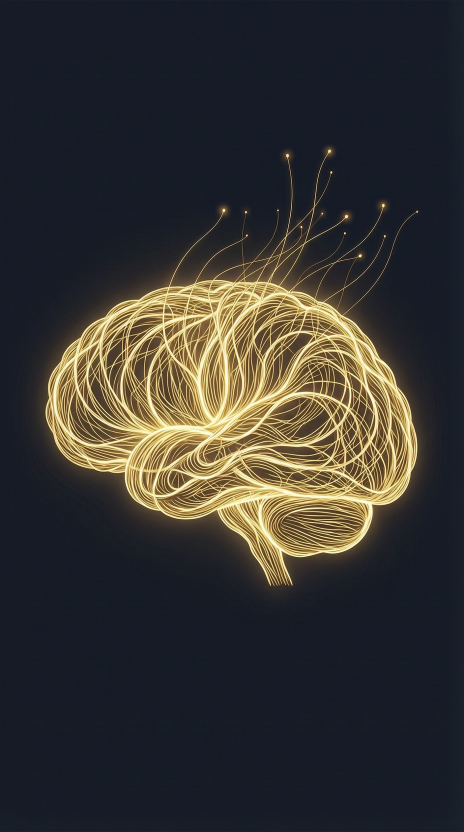
#> input picture test/11/_agent/art/klinik-a.png, 928 x 1664 px (shown at 1/2 size)
$ python make_covers.py
#> lines starting #> are read from the running program, lines starting #| are printed output that depends on the picture
"""test/11 — сборка обложек: рисунок (_agent/art/<книга>.png) → кадр 2:3 → надписи шрифтом (cover.html) → assets/img/book-<книга>-<язык>.jpg
Запуск: python make_covers.py   (нужен локальный сервер из корня site на порту PORT и Chrome; снимает shot.py)."""
import os, subprocess, sys, pathlib
from PIL import Image

ROOT = pathlib.Path(__file__).resolve().parents[1]
ART = ROOT / '_agent' / 'art'
OUT = ROOT / 'assets' / 'img'
PORT = os.environ.get('PORT', '8812')
SHOT = os.environ.get('SHOT', str(pathlib.Path(os.environ.get('TEMP', '.')) / 'shot.py'))
SRC = {'klinik': ('klinik-a.png', .42, 1.0), 'phoenix': ('phoenix.png', 0, .70), 'guilt': ('guilt.png', .42, 1.0),
       'pandemic': ('pandemic.png', .30, 1.0), 'freud': ('freud.png', .40, 1.0), 'therapy': ('therapy.png', .55, 1.0)}     # файл, доля сдвига сверху, используемая доля высоты

for book, (fn, off, keep) in SRC.items():
    im = Image.open(ART / fn).convert('RGB')
    w, h = im.size
#> w = 928; h = 1664
    if keep < 1:                                   # у рисунка внизу мусорная «надпись» модели — берём только верх и доливаем фоном
        top = im.crop((0, 0, w, round(h * keep))).resize((800, round(h * keep * 800 / w)), Image.LANCZOS)
        bg = Image.new('RGB', (800, 1200), top.getpixel((10, top.height - 4)))
        bg.paste(top, (0, 0)); im2 = bg
    else:
        ch = round(w * 1.5); y = round((h - ch) * off)
#> after `ch = round(w * 1.5)`: ch = 1392
#> after `y = round((h - ch) * off)`: y = 114
        im2 = im.crop((0, y, w, y + ch)).resize((800, 1200), Image.LANCZOS)
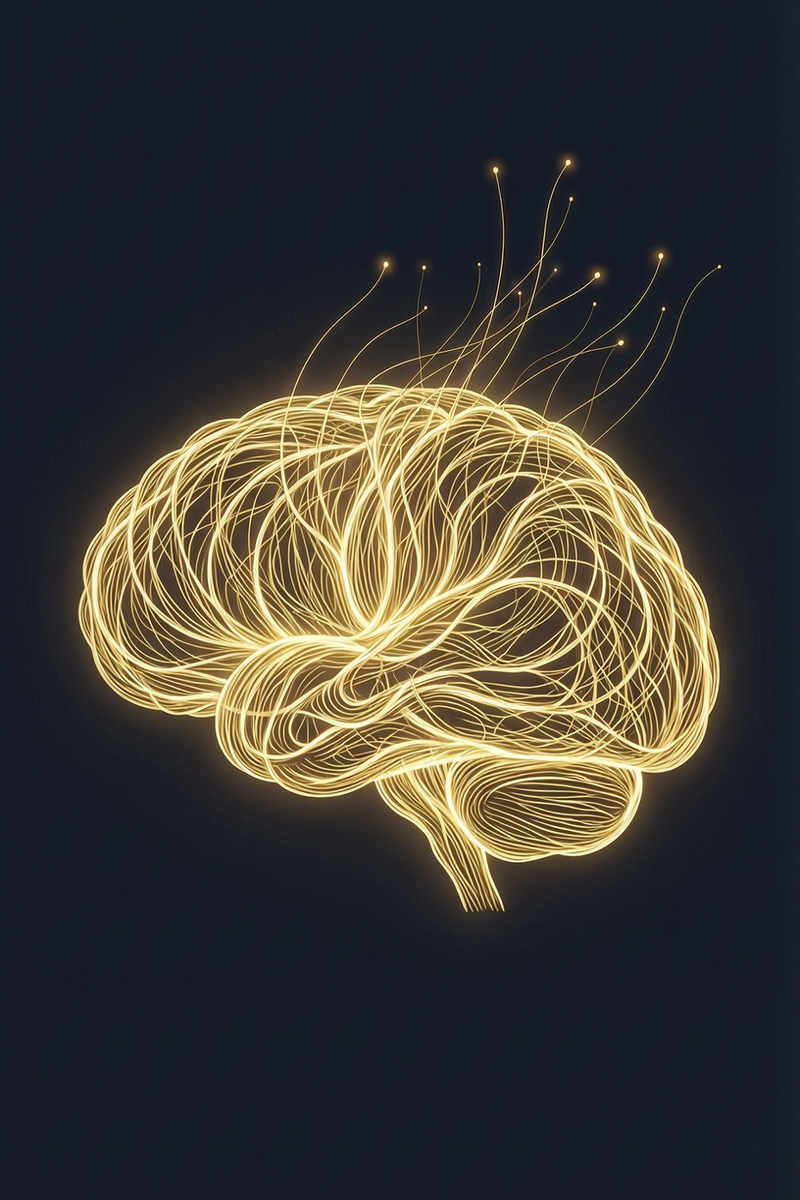
#> im2: PIL image 800x1200 RGB; mean R, G, B 60.5, 57.8, 52
#> (the run stopped early here; a loop or call above may not have finished)
